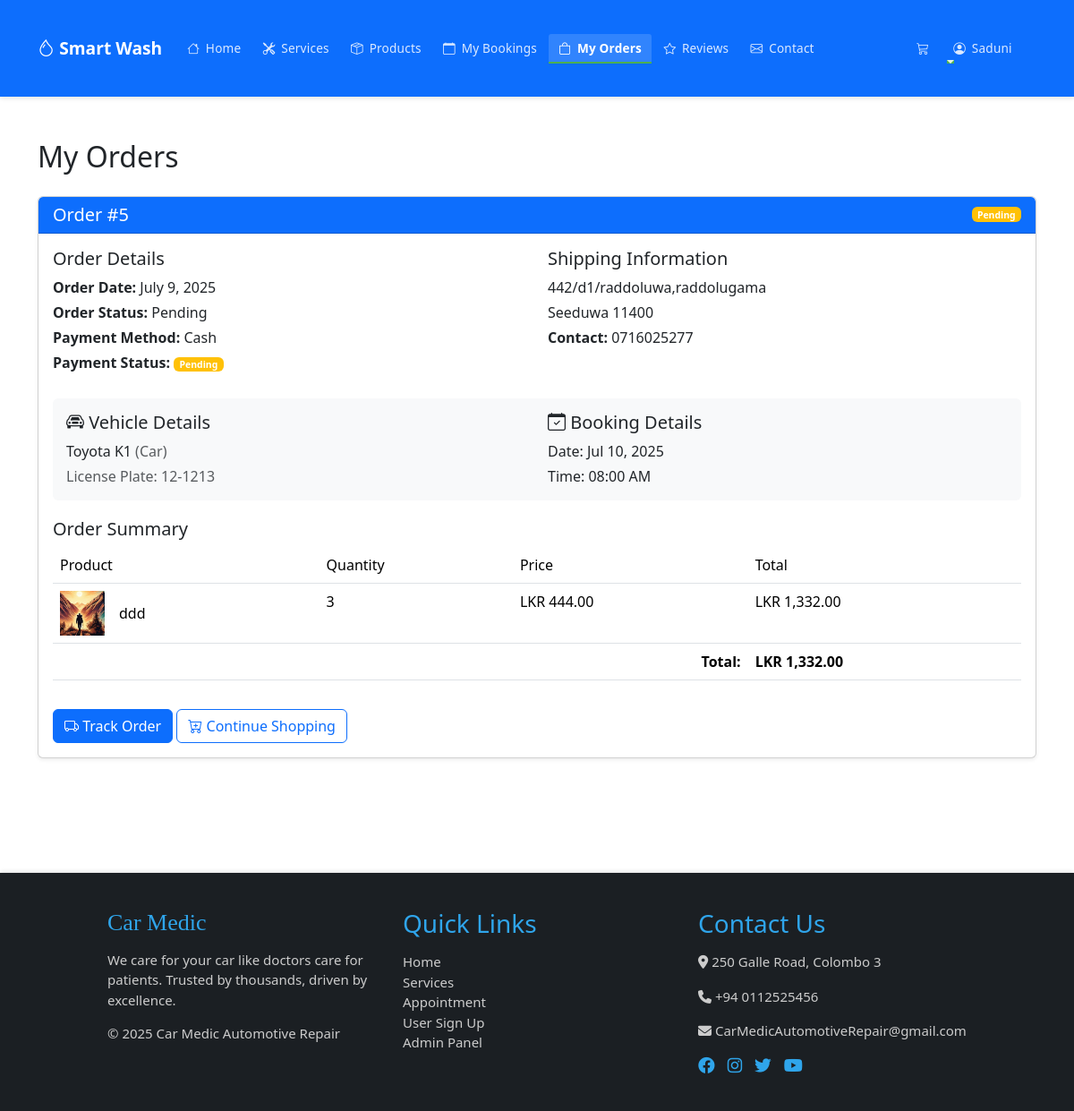
Page /customer/my-orders.php (signed in) on the committed database.
### tables this page shows
CREATE TABLE `orders` (
  `id` int(11) NOT NULL,
  `customer_id` int(11) NOT NULL,
  `total_amount` decimal(10,2) NOT NULL,
  `payment_method` varchar(50) NOT NULL,
  `payment_status` enum('pending','paid','failed') DEFAULT 'pending',
  `shipping_address` text NOT NULL,
  `shipping_city` varchar(100) NOT NULL,
  `shipping_postal_code` varchar(20) NOT NULL,
  `contact_phone` varchar(20) NOT NULL,
  `booking_date` date NOT NULL,
  `booking_time` time NOT NULL,
  `vehicle_id` int(11) NOT NULL,
  `status` enum('pending','processing','shipped','delivered','cancelled') DEFAULT 'pending',
  `created_at` timestamp NOT NULL DEFAULT current_timestamp(),
  `updated_at` timestamp NOT NULL DEFAULT current_timestamp() ON UPDATE current_timestamp()
);

CREATE TABLE `customer_vehicles` (
  `id` int(11) NOT NULL,
  `customer_id` int(11) NOT NULL,
  `vehicle_type` enum('car','suv','van','bike') NOT NULL,
  `make` varchar(50) NOT NULL,
  `model` varchar(50) NOT NULL,
  `year` varchar(4) NOT NULL,
  `color` varchar(30) NOT NULL,
  `license_plate` varchar(20) NOT NULL,
  `status` enum('active','inactive') DEFAULT 'active',
  `created_at` timestamp NOT NULL DEFAULT current_timestamp(),
  `updated_at` timestamp NOT NULL DEFAULT current_timestamp() ON UPDATE current_timestamp()
);

CREATE TABLE `products` (
  `id` int(11) NOT NULL,
  `name` varchar(255) NOT NULL,
  `description` text DEFAULT NULL,
  `price` decimal(10,2) NOT NULL,
  `stock_quantity` int(11) NOT NULL DEFAULT 0,
  `min_quantity` int(11) NOT NULL DEFAULT 5,
  `category` varchar(50) NOT NULL,
  `status` enum('active','inactive') DEFAULT 'active',
  `image_url` varchar(255) DEFAULT NULL,
  `created_at` timestamp NOT NULL DEFAULT current_timestamp(),
  `updated_at` timestamp NOT NULL DEFAULT current_timestamp() ON UPDATE current_timestamp()
);

CREATE TABLE `order_items` (
  `id` int(11) NOT NULL,
  `order_id` int(11) NOT NULL,
  `product_id` int(11) NOT NULL,
  `quantity` int(11) NOT NULL,
  `price` decimal(10,2) NOT NULL,
  `created_at` timestamp NOT NULL DEFAULT current_timestamp()
);

### customer/my-orders.php (the view, shortened to what this page needs)
<?php
$db = new Database();
$conn = $db->getConnection();
try {
    $stmt = $conn->prepare("
        SELECT o.*,
               oi.quantity, oi.price as item_price,
               p.name as product_name, p.image_url,
               cv.make, cv.model, cv.license_plate, cv.vehicle_type
        FROM orders o
        LEFT JOIN order_items oi ON o.id = oi.order_id
        LEFT JOIN products p ON oi.product_id = p.id
        LEFT JOIN customer_vehicles cv ON o.vehicle_id = cv.id
        WHERE o.customer_id = ?
        ORDER BY o.created_at DESC
    ");
    $stmt->bind_param("i", $_SESSION['customer_id']);
    $stmt->execute();
    $result = $stmt->get_result();
    $orders = [];
    while ($row = $result->fetch_assoc()) {
        $order_id = $row['id'];
        if (!isset($orders[$order_id])) {
            $orders[$order_id] = [
                'id' => $row['id'],
                'total_amount' => $row['total_amount'],
                'payment_method' => $row['payment_method'],
                'payment_status' => $row['payment_status'],
                'shipping_address' => $row['shipping_address'],
                'shipping_city' => $row['shipping_city'],
                'shipping_postal_code' => $row['shipping_postal_code'],
                'contact_phone' => $row['contact_phone'],
                'status' => $row['status'],
                'created_at' => $row['created_at'],
                'booking_date' => $row['booking_date'],
                'booking_time' => $row['booking_time'],
                'vehicle_make' => $row['make'],
                'vehicle_model' => $row['model'],
                'vehicle_type' => $row['vehicle_type'],
                'license_plate' => $row['license_plate'],
                'items' => []
            ];
        }
        if ($row['product_name']) {
            $orders[$order_id]['items'][] = [
                'name' => $row['product_name'],
                'quantity' => $row['quantity'],
                'price' => $row['item_price'],
                'image_url' => $row['image_url']
            ];
        }
    }
} catch (Exception $e) {
    error_log("Error fetching orders: " . $e->getMessage());
}
$status_colors = array(
    'pending' => 'warning',
    'processing' => 'info',
    'shipped' => 'primary',
    'delivered' => 'success',
    'cancelled' => 'danger'
);
$payment_colors = array(
    'pending' => 'warning',
    'paid' => 'success',
    'failed' => 'danger'
);
?>
<!DOCTYPE html>
<html lang="en">
<head>
    <link href="https://cdn.jsdelivr.net/npm/bootstrap@5.3.0/dist/css/bootstrap.min.css" rel="stylesheet">
    <link href="https://cdn.jsdelivr.net/npm/bootstrap-icons@1.10.0/font/bootstrap-icons.css" rel="stylesheet">
    <link rel="stylesheet" href="https://cdnjs.cloudflare.com/ajax/libs/font-awesome/6.4.0/css/all.min.css">
    <link rel="stylesheet" href="customer.css">
</head>
<body>
    <?php include('customer-navbar.php'); ?>
    <main class="container py-5">
        <h2 class="mb-4">My Orders</h2>
        <?php if (!empty($orders)): ?>
            <?php foreach ($orders as $order): ?>
                <div class="card order-card shadow-sm">
                    <div class="card-header bg-primary text-white d-flex justify-content-between align-items-center">
                        <h5 class="mb-0">Order #<?php echo $order['id']; ?></h5>
                        <span class="badge bg-<?php echo $status_colors[$order['status']]; ?>">
                            <?php echo ucfirst($order['status']); ?>
                        </span>
                    </div>
                    <div class="card-body">
                        <div class="row mb-4">
                            <div class="col-md-6">
                                <h5>Order Details</h5>
                                <p class="mb-1"><strong>Order Date:</strong> <?php echo date('F j, Y', strtotime($order['created_at'])); ?></p>
                                <p class="mb-1"><strong>Order Status:</strong> <?php echo ucfirst($order['status']); ?></p>
                                <p class="mb-1"><strong>Payment Method:</strong> <?php echo ucfirst($order['payment_method']); ?></p>
                                <p class="mb-1">
                                    <strong>Payment Status:</strong>
                                    <span class="badge bg-<?php echo $payment_colors[$order['payment_status']]; ?>">
                                        <?php echo ucfirst($order['payment_status']); ?>
                                    </span>
                                </p>
                            </div>
                            <div class="col-md-6">
                                <h5>Shipping Information</h5>
                                <p class="mb-1"><?php echo htmlspecialchars($order['shipping_address']); ?></p>
                                <p class="mb-1"><?php echo htmlspecialchars($order['shipping_city']) . ' ' . htmlspecialchars($order['shipping_postal_code']); ?></p>
                                <p class="mb-1"><strong>Contact:</strong> <?php echo htmlspecialchars($order['contact_phone']); ?></p>
                            </div>
                        </div>
                        <?php if ($order['booking_date']): ?>
                        <div class="vehicle-info">
                            <div class="row">
                                <div class="col-md-6">
                                    <h5><i class="bi bi-car-front"></i> Vehicle Details</h5>
                                    <p class="mb-1">
                                        <?php echo htmlspecialchars($order['vehicle_make'] . ' ' . $order['vehicle_model']); ?>
                                        <span class="text-muted">(<?php echo ucfirst($order['vehicle_type']); ?>)</span>
                                    </p>
                                    <p class="mb-0 text-muted">License Plate: <?php echo htmlspecialchars($order['license_plate']); ?></p>
                                </div>
                                <div class="col-md-6">
                                    <h5><i class="bi bi-calendar-check"></i> Booking Details</h5>
                                    <p class="mb-1">Date: <?php echo date('M d, Y', strtotime($order['booking_date'])); ?></p>
                                    <p class="mb-0">Time: <?php echo date('h:i A', strtotime($order['booking_time'])); ?></p>
                                </div>
                            </div>
                        </div>
                        <?php endif; ?>
                        <h5>Order Summary</h5>
                        <div class="table-responsive">
                            <table class="table">
                                <thead>
                                    <tr>
                                        <th>Product</th>
                                        <th>Quantity</th>
                                        <th>Price</th>
                                        <th>Total</th>
                                    </tr>
                                </thead>
                                <tbody>
                                    <?php foreach ($order['items'] as $item): ?>
                                        <tr>
                                            <td>
                                                <div class="d-flex align-items-center">
                                                    <div class="me-3" style="width: 50px; height: 50px; overflow: hidden;">
                                                        <?php
                                                            if (!empty($item['image_url'])) {
                                                                if (strpos($item['image_url'], 'http') === 0) {
                                                                    $imageUrl = $item['image_url'];
                                                                } else {
                                                                    $imageUrl = '../Sample/' . $item['image_url'];
                                                                }
                                                            } else {
                                                                $imageUrl = '../Sample/uploads/products/placeholder.jpg';
                                                            }
                                                        ?>
                                                        <img src="<?php echo htmlspecialchars($imageUrl); ?>"
                                                             alt="<?php echo htmlspecialchars($item['name']); ?>"
                                                             class="img-fluid" style="object-fit: cover; width: 100%; height: 100%;"
                                                             onerror="this.src='../Sample/uploads/products/placeholder.jpg'">
                                                    </div>
                                                    <div>
                                                        <?php echo htmlspecialchars($item['name']); ?>
                                                    </div>
                                                </div>
                                            </td>
                                            <td><?php echo $item['quantity']; ?></td>
                                            <td>LKR <?php echo number_format($item['price'], 2); ?></td>
                                            <td>LKR <?php echo number_format($item['price'] * $item['quantity'], 2); ?></td>
                                        </tr>
                                    <?php endforeach; ?>
                                </tbody>
                                <tfoot>
                                    <tr>
                                        <td colspan="3" class="text-end"><strong>Total:</strong></td>
                                        <td><strong>LKR <?php echo number_format($order['total_amount'], 2); ?></strong></td>
                                    </tr>
                                </tfoot>
                            </table>
                        </div>
                        <div class="mt-3">
                            <a href="order-tracking.php?order_id=<?php echo $order['id']; ?>"
                               class="btn btn-primary">
                                <i class="bi bi-truck"></i> Track Order
                            </a>
                            <a href="products.php" class="btn btn-outline-primary">
                                <i class="bi bi-cart-plus"></i> Continue Shopping
                            </a>
                        </div>
                    </div>
                </div>
            <?php endforeach; ?>
        <?php endif; ?>
    </main>
    <footer style="background-color: #1b1f23; color: #ccc; padding: 40px 10%; display: flex; flex-wrap: wrap; justify-content: space-between; gap: 30px; font-size: 15px;">
        <div style="flex: 1; min-width: 200px;">
            <h2 style="color: #2FA5EB; font-family: 'Forte', cursive; font-size: 26px;">Car Medic</h2>
            <p style="margin: 15px 0;">We care for your car like doctors care for patients. Trusted by thousands, driven by excellence.</p>
            <p>&copy; 2025 Car Medic Automotive Repair</p>
        </div>
        <div style="flex: 1; min-width: 200px;">
            <h3 style="color: #2FA5EB; margin-bottom: 15px;">Quick Links</h3>
            <ul style="list-style: none; padding: 0;">
                <li><a href="home.php" style="color: #ccc; text-decoration: none;">Home</a></li>
                <li><a href="services.php" style="color: #ccc; text-decoration: none;">Services</a></li>
                <li><a href="book_service.php" style="color: #ccc; text-decoration: none;">Appointment</a></li>
                <li><a href="register.php" style="color: #ccc; text-decoration: none;">User Sign Up</a></li>
                <li><a href="../Sample/admin-login.php" style="color: #ccc; text-decoration: none;">Admin Panel</a></li>
            </ul>
        </div>
        <div style="flex: 1; min-width: 200px;">
            <h3 style="color: #2FA5EB; margin-bottom: 15px;">Contact Us</h3>
            <p><i class="fas fa-map-marker-alt"></i> 250 Galle Road, Colombo 3</p>
            <p><i class="fas fa-phone"></i> +94 0112525456</p>
            <p><i class="fas fa-envelope"></i> CarMedicAutomotiveRepair@gmail.com</p>
            <div style="margin-top: 15px;">
                <a href="#" style="color: #2FA5EB; margin-right: 10px;"><i class="fab fa-facebook fa-lg"></i></a>
                <a href="#" style="color: #2FA5EB; margin-right: 10px;"><i class="fab fa-instagram fa-lg"></i></a>
                <a href="#" style="color: #2FA5EB; margin-right: 10px;"><i class="fab fa-twitter fa-lg"></i></a>
                <a href="#" style="color: #2FA5EB;"><i class="fab fa-youtube fa-lg"></i></a>
            </div>
        </div>
    </footer>
</body>
</html>

### rows in the picture
orders: id "5", status "Pending", created_at "July 9, 2025", payment_method "Cash", payment_status "Pending", shipping_address "442/d1/raddoluwa,raddolugama", shipping_city "Seeduwa", shipping_postal_code "11400", contact_phone "0716025277", customer_vehicles.make+model "Toyota K1", customer_vehicles.vehicle_type "Car", customer_vehicles.license_plate "12-1213", booking_date "Jul 10, 2025", booking_time "08:00 AM", products.image_url (picture), products.name "ddd", order_items.quantity "3", order_items.price "444.00", order_items.price+quantity "1,332.00", total_amount "1,332.00"

### other values in the picture
$_SESSION['customer_name'] "Saduni"
